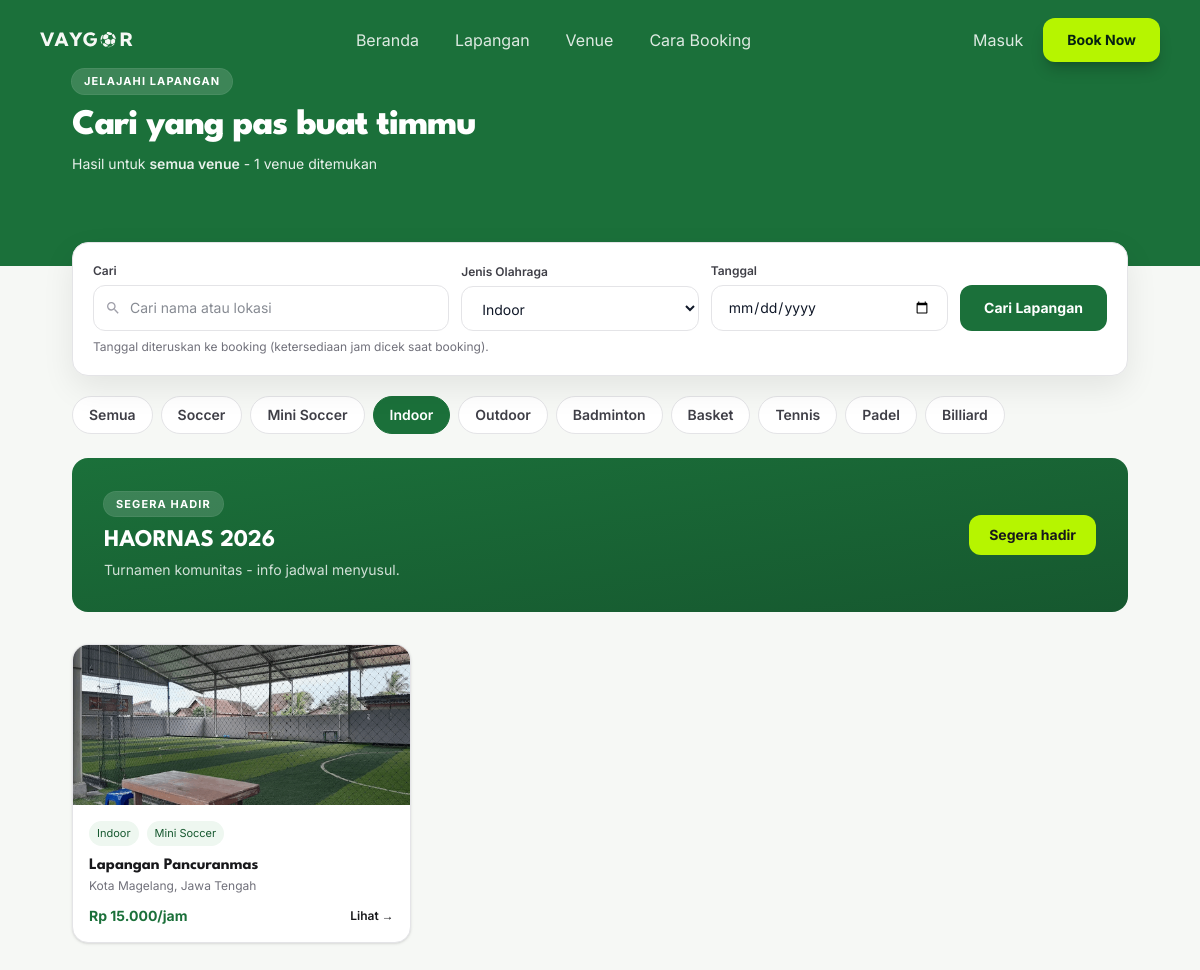
Screenshot of /index.php?p=browse&jenis=3 with the database file from the repository.
### tables this page shows
CREATE TABLE `kategori` (
  `id_kat` int NOT NULL,
  `name_kat` varchar(50) NOT NULL,
  `logo_kat` varchar(255) NOT NULL
);

CREATE TABLE `fields` (
  `id` int UNSIGNED NOT NULL,
  `name` varchar(100) NOT NULL,
  `location` varchar(255) NOT NULL,
  `description` text,
  `capacity` int DEFAULT '10',
  `price` decimal(12,2) NOT NULL DEFAULT '0.00',
  `image` varchar(255) DEFAULT NULL
);

### pages/browse.php (the view, shortened to what this page needs)
<?php
$q     = trim($_GET['q'] ?? trim($_GET['nama'] ?? ''));
$jenis = trim($_GET['jenis'] ?? '');
$kat   = trim($_GET['kat'] ?? '');
$date  = trim($_GET['tanggal'] ?? trim($_GET['date'] ?? ''));
$catFilter = $jenis !== '' ? $jenis : $kat;
$venues = [];
$dbError = '';
try {
  $sql = "SELECT f.id, f.name, f.location, f.description, f.capacity, f.price, f.image
            FROM fields f";
  $joins  = '';
  $wheres = ['1 = 1'];
  $params = [];
  $types  = '';
  if ($catFilter !== '') {
    $joins = " INNER JOIN fields_kat fk ON fk.id_field = f.id";
    $wheres[] = "fk.id_kat = ?";
    $params[] = (int) $catFilter;
    $types .= 'i';
  }
  $sql .= $joins . " WHERE " . implode(' AND ', $wheres) . " ORDER BY f.id ASC";
  $stmt = $conn->prepare($sql);
  if (!empty($params)) {
    $stmt->bind_param($types, ...$params);
  }
  $stmt->execute();
  $res = $stmt->get_result();
  while ($row = $res->fetch_assoc()) {
    $venues[] = $row;
  }
} catch (Throwable $e) {
  $dbError = 'Gagal memuat venue. Coba lagi.';
}
$catsByField = [];
$kats = [];
try {
  $qcat = mysqli_query($conn, "SELECT fk.id_field, k.name_kat FROM fields_kat fk JOIN kategori k ON k.id_kat = fk.id_kat ORDER BY k.name_kat");
  while ($c = mysqli_fetch_assoc($qcat)) {
    $catsByField[$c['id_field']][] = $c['name_kat'];
  }
  $qall = mysqli_query($conn, "SELECT id_kat, name_kat FROM kategori ORDER BY id_kat");
  while ($k = mysqli_fetch_assoc($qall)) {
    $kats[] = $k;
  }
} catch (Throwable $e) {
}
function vaygor_img($row)
{
  $c = $row['image'] ?? '';
  if ($c !== '') {
    if (file_exists(__DIR__ . '/../assets/uploads/' . $c)) return 'assets/uploads/' . $c;
  }
  return 'assets/images/lapangan.png';
}
function vaygor_price($n)
{
  return 'Rp ' . number_format((float) $n, 0, ',', '.');
}
function chip_href($opts = [])
{
  $parts = ['index.php?p=browse'];
  if (!empty($opts['jenis'])) $parts[] = 'jenis=' . urlencode($opts['jenis']);
  return implode('&', $parts);
}
$countText = count($venues) . ' venue';
if ($q !== '' || $catFilter !== '') $countText .= ' ditemukan';
?>
<section class="relative mt-[-25px]">
  <div class="bg-vaygor-600 text-white py-8">
    <div class="relative mx-auto max-w-6xl px-6 sm:px-8 lg:px-12 py-15">
      <p class="inline-flex rounded-full bg-white/15 px-3 py-1 text-[11px] font-bold tracking-widest uppercase ring-1 ring-white/20">Jelajahi Lapangan</p>
      <h1 class="mt-3 font-spartan text-3xl sm:text-4xl font-extrabold tracking-tight">Cari yang pas buat timmu</h1>
      <p class="mt-2 text-sm text-white/90">Hasil untuk <span class="font-semibold"><?php echo $q !== '' ? htmlspecialchars($q, ENT_QUOTES, 'UTF-8') : 'semua venue'; ?></span> - <?php echo htmlspecialchars($countText, ENT_QUOTES, 'UTF-8'); ?></p>
    </div>
  </div>
  <div class="mx-auto max-w-6xl px-6 sm:px-8 lg:px-12 -mt-6 relative z-10">
    <form action="index.php" method="get" class="rounded-2xl border border-zinc-200 bg-white p-4 sm:p-5 shadow-[0_12px_32px_rgba(0,0,0,0.08)]">
      <div class="grid gap-3 sm:grid-cols-[1.5fr_1fr_1fr_auto] sm:items-end">
        <div>
          <label for="bq" class="block text-xs font-semibold text-zinc-700">Cari</label>
          <div class="mt-1.5 relative">
            <input id="bq" type="text" name="q" value="<?php echo htmlspecialchars($q, ENT_QUOTES, 'UTF-8'); ?>" placeholder="Cari nama atau lokasi" class="w-full rounded-xl border border-zinc-200 bg-white pl-9 pr-4 py-3 text-sm focus:border-vaygor-600 focus:outline-none focus:ring-2 focus:ring-vaygor-600/20">
          </div>
        </div>
        <div>
          <label for="bjenis" class="block text-xs font-semibold text-zinc-700">Jenis Olahraga</label>
          <select id="bjenis" name="jenis" class="mt-1.5 w-full cursor-pointer rounded-xl border border-zinc-200 bg-white px-4 py-3 text-sm focus:border-vaygor-600 focus:outline-none focus:ring-2 focus:ring-vaygor-600/20">
            <?php foreach ($kats as $kk): ?>
              <option value="<?php echo (int) $kk['id_kat']; ?>" <?php echo $catFilter === (string) $kk['id_kat'] ? 'selected' : ''; ?>><?php echo htmlspecialchars($kk['name_kat'], ENT_QUOTES, 'UTF-8'); ?></option>
            <?php endforeach; ?>
          </select>
        </div>
        <div>
          <label for="bdate" class="block text-xs font-semibold text-zinc-700">Tanggal</label>
          <input id="bdate" type="date" name="tanggal" value="<?php echo htmlspecialchars($date, ENT_QUOTES, 'UTF-8'); ?>" class="mt-1.5 w-full rounded-xl border border-zinc-200 bg-white px-4 py-3 text-sm focus:border-vaygor-600 focus:outline-none focus:ring-2 focus:ring-vaygor-600/20">
        </div>
        <button type="submit" class="h-[46px] rounded-xl bg-vaygor-600 px-6 text-sm font-bold text-white hover:bg-vaygor-700">Cari Lapangan</button>
      </div>
      <p class="mt-2 text-xs text-zinc-500">Tanggal diteruskan ke booking (ketersediaan jam dicek saat booking).</p>
    </form>
  </div>
  <div class="mx-auto max-w-6xl px-6 sm:px-8 lg:px-12 mt-5">
    <div class="flex flex-wrap gap-2">
      <?php
      $allHref = chip_href(['q' => $q, 'tanggal' => $date]);
      $allActive = $catFilter === '';
      ?>
      <a href="<?php echo htmlspecialchars($allHref, ENT_QUOTES, 'UTF-8'); ?>" class="rounded-full border px-4 py-2 text-sm font-semibold <?php echo $allActive ? 'border-vaygor-600 bg-vaygor-600 text-white' : 'border-zinc-200 bg-white text-zinc-700 hover:border-vaygor-600 hover:text-vaygor-600'; ?>">Semua</a>
      <?php foreach ($kats as $kk): $kkActive = $catFilter === (string) $kk['id_kat']; ?>
        <a href="<?php echo htmlspecialchars(chip_href(['q' => $q, 'jenis' => $kk['id_kat'], 'tanggal' => $date]), ENT_QUOTES, 'UTF-8'); ?>" class="rounded-full border px-4 py-2 text-sm font-semibold <?php echo $kkActive ? 'border-vaygor-600 bg-vaygor-600 text-white' : 'border-zinc-200 bg-white text-zinc-700 hover:border-vaygor-600 hover:text-vaygor-600'; ?>"><?php echo htmlspecialchars($kk['name_kat'], ENT_QUOTES, 'UTF-8'); ?></a>
      <?php endforeach; ?>
    </div>
  </div>
  <div class="mx-auto max-w-6xl px-6 sm:px-8 lg:px-12 mt-6">
    <div class="rounded-2xl bg-gradient-to-br from-vaygor-600 to-vaygor-700 text-white p-6 sm:p-8 flex flex-col sm:flex-row sm:items-center sm:justify-between gap-4">
      <div>
        <p class="inline-flex rounded-full bg-white/15 px-3 py-1 text-[11px] font-bold tracking-widest uppercase ring-1 ring-white/20">Segera hadir</p>
        <h2 class="mt-2 font-spartan text-xl sm:text-2xl font-bold">HAORNAS 2026</h2>
        <p class="mt-1 text-sm text-white/80">Turnamen komunitas - info jadwal menyusul.</p>
      </div>
      <span class="inline-flex rounded-xl bg-[#B6F500] px-5 py-2.5 text-sm font-bold text-zinc-900">Segera hadir</span>
    </div>
  </div>
  <div class="mx-auto max-w-6xl px-6 sm:px-8 lg:px-12 mt-8 pb-12">
    <?php if ($dbError !== ''): ?>
      <div role="alert" class="rounded-xl border border-red-200 bg-red-50 px-4 py-3 text-sm text-red-700"><?php echo htmlspecialchars($dbError, ENT_QUOTES, 'UTF-8'); ?></div>
    <?php else: ?>
      <div class="grid gap-5 sm:grid-cols-2 lg:grid-cols-3">
        <?php foreach ($venues as $v):
          $vcats = $catsByField[$v['id']] ?? [];
        ?>
          <a href="index.php?p=produk&id=<?php echo (int) $v['id']; ?>" class="group overflow-hidden rounded-2xl border border-zinc-200 bg-white shadow-sm hover:shadow-md transition">
            <div class="h-36 sm:h-40 overflow-hidden bg-zinc-100">
              <img src="<?php echo htmlspecialchars(vaygor_img($v), ENT_QUOTES, 'UTF-8'); ?>" alt="<?php echo htmlspecialchars($v['name'], ENT_QUOTES, 'UTF-8'); ?>" class="h-full w-full object-cover group-hover:scale-[1.02] transition" loading="lazy">
            </div>
            <div class="p-4">
              <div class="flex flex-wrap gap-2 text-[11px] text-zinc-500">
                <?php if ($vcats): ?>
                  <?php foreach ($vcats as $cn): ?>
                    <span class="rounded-full bg-vaygor-50 text-vaygor-700 px-2 py-1"><?php echo htmlspecialchars($cn, ENT_QUOTES, 'UTF-8'); ?></span>
                  <?php endforeach; ?>
                <?php else: ?>
                  <span class="rounded-full bg-zinc-100 px-2 py-1">Lapangan</span>
                <?php endif; ?>
              </div>
              <h3 class="mt-2 font-spartan text-base font-bold text-zinc-900"><?php echo htmlspecialchars($v['name'], ENT_QUOTES, 'UTF-8'); ?></h3>
              <p class="text-xs text-zinc-500"><?php echo htmlspecialchars($v['location'], ENT_QUOTES, 'UTF-8'); ?></p>
              <div class="mt-3 flex items-center justify-between">
                <span class="text-sm font-bold text-vaygor-600"><?php echo htmlspecialchars(vaygor_price($v['price']), ENT_QUOTES, 'UTF-8'); ?>/jam</span>
                <span class="text-xs font-semibold text-zinc-900 group-hover:text-vaygor-600">Lihat →</span>
              </div>
            </div>
          </a>
        <?php endforeach; ?>
      </div>
    <?php endif; ?>
  </div>
</section>

### rows the page displays
kategori: name_kat "Soccer"
kategori: name_kat "Mini Soccer"
kategori: name_kat "Indoor"
kategori: name_kat "Outdoor"
kategori: name_kat "Badminton"
kategori: name_kat "Basket"
kategori: name_kat "Tennis"
kategori: name_kat "Padel"
kategori: name_kat "Billiard"
fields: image (picture), id "Indoor", id "Mini Soccer", name "Lapangan Pancuranmas", location "Kota Magelang, Jawa Tengah", price "Rp 15.000"

### other values shown
$countText "1 venue ditemukan"
form field jenis "Indoor"
